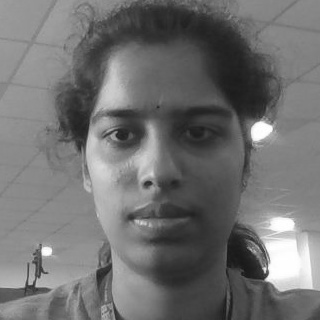
#> input picture dataSet/face-1202.1.jpg, 320 x 320 px; its folder holds 4 pictures in this run
$ python trainer.py
#> lines starting #> are read from the running program, lines starting #| are printed output that depends on the picture
import cv2,os
import numpy as np
from PIL import Image

recognizer = cv2.face.LBPHFaceRecognizer_create()
cascadePath = "Classifiers/face.xml"
faceCascade = cv2.CascadeClassifier(cascadePath);
path = 'dataSet'

def get_images_and_labels(path):
#> called with path = 'dataSet'
     image_paths = [os.path.join(path, f) for f in os.listdir(path)]
     # images will contains face images
     images = []
     # labels will contains the label that is assigned to the image
     labels = []
     for image_path in image_paths:
         # Read the image and convert to grayscale
         image_pil = Image.open(image_path).convert('L')
#> image_pil is the input picture: PIL image 320x320 L; min 22, max 255, mean 112.9
         # Convert the image format into numpy array
         image = np.array(image_pil, 'uint8')
         # Get the label of the image
         nbr = int(os.path.split(image_path)[1].split(".")[0].replace("face-", ""))
         #nbr=int(''.join(str(ord(c)) for c in nbr))
         print(nbr)
         # Detect the face in the image
         faces = faceCascade.detectMultiScale(image)
#> faces = [[52, 49, 217, 217]]
         # If face is detected, append the face to images and the label to labels
         for (x, y, w, h) in faces:
             images.append(image[y: y + h, x: x + w])
             labels.append(nbr)
             cv2.imshow("Adding faces to traning set...", image[y: y + h, x: x + w])
             cv2.waitKey(10)
#> this loop made 1 pass
#> pass 1, in get_images_and_labels, `cv2.imshow("Adding faces to traning set...", image[y: y + h, x: x + w])`:
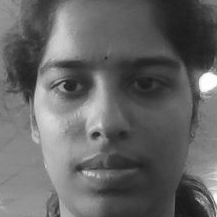
#> window 'Adding faces to traning set...': shape (217, 217); min 25, max 255, mean 101.3
#> after the loop, images = 1 item; labels = [1202]
#> pass 2 of the loop in get_images_and_labels, `for image_path in image_paths:`:
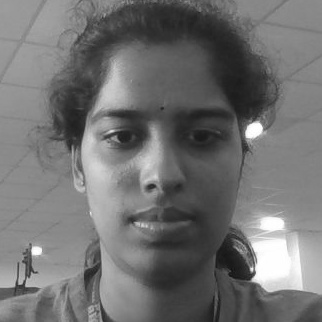
#> input picture dataSet/face-1202.10.jpg, 322 x 322 px
#> in get_images_and_labels, image_pil is the input picture: PIL image 322x322 L; min 17, max 255, mean 113.4
#> faces = [[50, 51, 220, 220]]
#> the loop in get_images_and_labels, `for (x, y, w, h) in faces:` made 1 pass
#> pass 1, in get_images_and_labels, `cv2.imshow("Adding faces to traning set...", image[y: y + h, x: x + w])`:
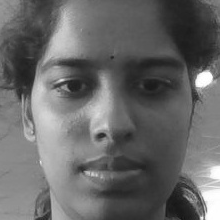
#> window 'Adding faces to traning set...': shape (220, 220); min 17, max 255, mean 104
#> after the loop in get_images_and_labels, `for (x, y, w, h) in faces:`: images = 2 items; labels = [1202, 1202]
#> pass 3 of the loop in get_images_and_labels, `for image_path in image_paths:`:
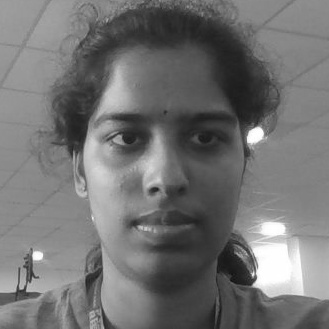
#> input picture dataSet/face-1202.11.jpg, 329 x 329 px
#> in get_images_and_labels, image_pil is the input picture: PIL image 329x329 L; min 15, max 255, mean 114.6
#> faces = [[53, 54, 219, 219]]
#> the loop in get_images_and_labels, `for (x, y, w, h) in faces:` made 1 pass
#> pass 1, in get_images_and_labels, `cv2.imshow("Adding faces to traning set...", image[y: y + h, x: x + w])`:
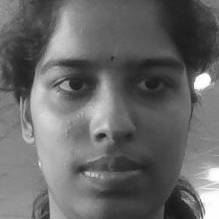
#> window 'Adding faces to traning set...': shape (219, 219); min 25, max 255, mean 104.4
#> after the loop in get_images_and_labels, `for (x, y, w, h) in faces:`: images = 3 items; labels = [1202, 1202, 1202]
#> the loop made 4 passes; the first 3 are shown
     # return the images list and labels list
     return images, labels


images, labels = get_images_and_labels(path)
cv2.imshow('test',images[0])
cv2.waitKey(1)

recognizer.train(images, np.array(labels))
recognizer.save('trainer/trainer.yml')
cv2.destroyAllWindows()
